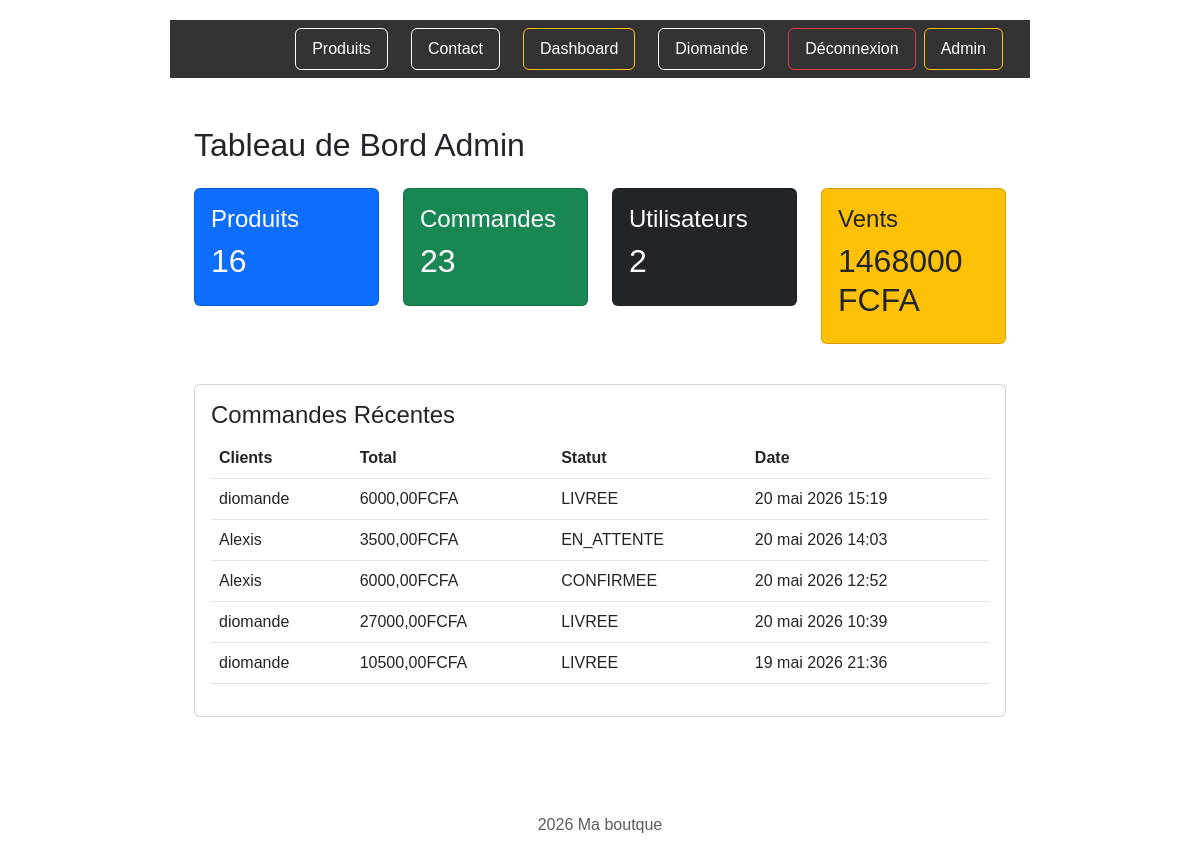
The app's page /produits/admin-dashboard/ (signed in) with its own data.
### boutique/models.py (models this page shows, shortened)
class Commande(models.Model):
    STATUS = [
        ('EN_ATTENTE', 'En attente'),
        ('CONFIRMEE','Confirmée'),
        ('LIVREE','Livrée'),
        ('ANNULEE', 'Annulée'),
    ]
    produit = models.ForeignKey(
              Produit,
              on_delete=models.CASCADE,
              related_name='commandes'
           )
    utilisateur =models.ForeignKey(User, on_delete=models.SET_NULL, null=True, blank=True)
    client_nom = models.CharField(max_length=100)
    client_email =models.EmailField()
    quantite = models.PositiveIntegerField(default=0)
    date_commande = models.DateTimeField(auto_now_add=True)
    statut  = models.CharField(
        max_length=20,
        choices= STATUS,
        default='EN_ATTENTE'
        )
    @property
    def total(self):
        return self.produit.prix * self.quantite

class Produit(models.Model):
    nom = models.CharField(max_length=200)
    description = models.TextField()
    prix = models.DecimalField(max_digits=8, decimal_places=2)
    stock = models.PositiveIntegerField(default=0)
    disponible = models.BooleanField(default=True)
    date_ajout = models.DateTimeField(auto_now_add=True)
    image  =models.ImageField(
        upload_to='produits/',
        blank=True,
        null=True
    )

### boutique/views.py (the view)
# urls.py: path('admin-dashboard/',views.admin_dashboard, name='admin_dashboard')
@staff_member_required
def admin_dashboard(request):
    total_produits = Produit.objects.count()
    total_commandes = Commande.objects.count()
    total_utilisateurs = User.objects.count()
    total_ventes = sum(c.total for c in Commande.objects.all())
    commandes_recentes = Commande.objects.order_by('-date_commande')[:5]
    context = {
        'total_produits': total_produits,
        'total_commandes': total_commandes,
        'total_utilisateurs': total_utilisateurs,
        'total_ventes': total_ventes,
        'commandes_recentes': commandes_recentes,
    }
    return render(
        request,'boutique/admin_dashboard.html',
        context
    )

### templates/boutique/admin_dashboard.html (shortened to what this page needs)
{% extends "boutique/base.html" %}
{% block content %}
<div class="container mt-5">
    <h2 class="mb-4">Tableau de Bord Admin</h2>
    <div class="row">
        <div class="col-md-3">
            <div class="card bg-primary text-white p-3 mb-3">
                <h4>Produits</h4>
                <h2>{{total_produits}}</h2>
            </div>
        </div>
        <div class="col-md-3">
            <div class="card bg-success text-white p-3 mb-3">
                <h4>Commandes</h4>
                <h2>{{total_commandes}}</h2>
            </div>
        </div>
        <div class="col-md-3">
            <div class="card bg-dark text-white p-3 mb-3">
                <h4>Utilisateurs</h4>
                <h2>{{total_utilisateurs}}</h2>
            </div>
        </div>
        <div class="col-md-3">
            <div class="card bg-warning text-dark p-3 mb-3">
                <h4>Vents</h4>
                <h2>{{total_ventes|floatformat:0}} FCFA</h2>
            </div>
        </div>
    </div>
    <div class="card mt-4 p-3">
        <h4>Commandes Récentes</h4>
        <table class="table">
            <thead>
                <tr>
                    <th>Clients</th>
                    <th>Total</th>
                    <th>Statut</th>
                    <th>Date</th>
                </tr>
            </thead>
            <tbody>
                {% for commande in  commandes_recentes %}
                <tr>
                    <td>
                        {% if commande.utilisateur %}
                              {{commande.utilisateur.username}}
                        {% else %}
                              {{commande.client_nom}}
                        {% endif %}
                    </td>
                    <td>{{commande.total}}FCFA</td>
                    <td>{{commande.statut}}</td>
                    <td>{{commande.date_commande}}</td>
                </tr>
                {% endfor %}
            </tbody>
        </table>
    </div>
</div>
{% endblock  %}

### templates/boutique/base.html (shortened to what this page needs)
<!DOCTYPE html>
<html lang="en">
<head>
    <link  href="https://cdn.jsdelivr.net/npm/bootstrap@5.3.0/dist/css/bootstrap.min.css"  rel="stylesheet">
</head>
<body>
    <nav class="navbar navbar-expand-lg navbar-dark mb-4">
        <div class="container">
            <div class="navbar-nav ms-auto flex-row gap-2">
                <a href="{% url 'boutique:liste' %}" class="btn btn-outline-light">
                    Produits
                </a>
                <a href="{% url 'boutique:contact' %}" class="btn btn-outline-light">
                    Contact
                </a>
                <a href="{% url 'boutique:admin_dashboard' %}" class="btn btn-outline-warning">
                    Dashboard
                </a>
                {% if user.is_authenticated %}
                <a href="{% url 'boutique:profil' %}" class="btn btn-outline-light">
                    {{user.username}}
                </a>
                <form method="post" action="{% url 'logout' %}" style="display: inline;">
                    <button type="submit" class="btn btn-outline-danger">
                        Déconnexion
                    </button>
                </form>
                {% else %}
                <a href="{% url 'login' %}" class="btn btn-outline-light">
                    Connexion
                </a>
                {% endif %}
                <a href="/admin/" class="btn btn-outline-warning">
                    Admin
                </a>
            </div>
        </div>
    </nav>
    <div class="container">
        {% block content %}
        {% endblock  %}
    </div>
    <footer class="text-center text-muted py-4 mt-5">
        <br>
        <p>2026 Ma boutque</p>
    </footer>
</body>
</html>

### templates/boutique/base.html (style rules this page uses)
body { font-family:Arial; max-width:900px; margin:auto; padding: 20px; }
nav { background:#333; padding:10px; margin-bottom:20px; }
nav a { color:#155724; text-decoration: none; margin-right:15px; }
.btn { background:#333; color:white; padding:8px 16px; text-decoration:non; border-raduis:4px }

### records on screen
Commande: client_nom "diomande", total "6000,00", statut "LIVREE", date_commande "20 mai 2026 15:19"
Commande: client_nom "Alexis", total "3500,00", statut "EN_ATTENTE", date_commande "20 mai 2026 14:03"
Commande: client_nom "Alexis", total "6000,00", statut "CONFIRMEE", date_commande "20 mai 2026 12:52"
Commande: client_nom "diomande", total "27000,00", statut "LIVREE", date_commande "20 mai 2026 10:39"
Commande: client_nom "diomande", total "10500,00", statut "LIVREE", date_commande "19 mai 2026 21:36"

### other values on screen
{{ user.username }} "Diomande"
{{ total_produits }} "16"
{{ total_commandes }} "23"
{{ total_utilisateurs }} "2"
{{ total_ventes|floatformat:0 }} "1468000"
